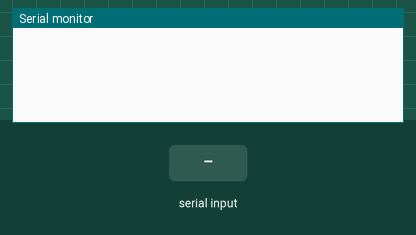
The sketch below on a simulated Arduino Uno, built with avr-gcc and run on an emulated ATmega328P. Shown: the last lines printed to the serial monitor. The test bench sets the inputs (shaded band). EEPROM starts erased.

Above: at 1.2 s.
1.3 s: "s90\n" received over Serial
At 2.0 s:
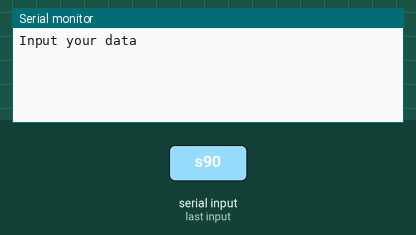
2.8 s: "z90\n" received over Serial
At 3.3 s:
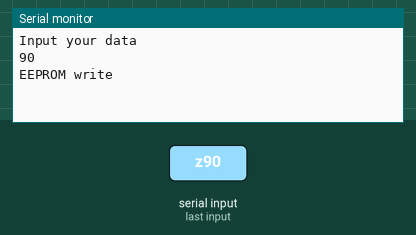
4.3 s: "d90\n" received over Serial
At 5.5 s:
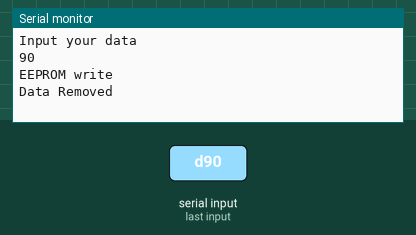

The sketch:

sketch_nov19a.ino
```cpp
#include <EEPROM.h>

int num_of_stored_data = 0; // number of data stored in data base array
int data_base[10][6] = {
  {255, 255, 255, 255, 255, 255},
  {255, 255, 255, 255, 255, 255},
  {255, 255, 255, 255, 255, 255},
  {255, 255, 255, 255, 255, 255},
  {255, 255, 255, 255, 255, 255},
  {255, 255, 255, 255, 255, 255},
  {255, 255, 255, 255, 255, 255},
  {255, 255, 255, 255, 255, 255},
  {255, 255, 255, 255, 255, 255},
  {255, 255, 255, 255, 255, 255},
};

void setup() {
  Serial.begin(9600);
  EEPROM_read();
}

void loop() {
  User_Input();
}
```

EEPROM_tasks.ino
```cpp
void EEPROM_write() {
  Serial.println("EEPROM write");
  EEPROM.write(100, num_of_stored_data);
  for (byte col = 0; col < 10; col++) {
    for (byte row = 0; row < 6; row++) {
      EEPROM.write(row + (col*6), data_base[col][row]);
    }
  }
}

void EEPROM_read() {
  num_of_stored_data = EEPROM.read(100);
  for (byte col = 0; col < 10; col++) {
    for (byte row = 0; row < 6; row++) {
      data_base[col][row] = EEPROM.read(row + (col * 6));
    }
  }
}
```

user_input.ino
```cpp
int user_send_data;
String data;

void User_Input() {
  if (Serial.available()) {
    user_send_data = Serial.read();
    if (user_send_data == 's') {    //s = start to getting input from user
      Serial.println("Input your data");
      while (user_send_data != 'e') {     //e = end the getting input from user
        if (Serial.available()) {
          user_send_data = Serial.read();
          if (user_send_data != 10 and user_send_data != 'e') {
            if (user_send_data == 'z') {
              Data_Enter_Data_Base(data);
              data = "";
            }
            else if (user_send_data == 'd') {   //d = delete current data set
              data = "";
              Serial.println("Data Removed");
            }
            else {
              data = data + char(user_send_data);
            }
          }
        }
      }
    }
    else if (user_send_data == 'r') {   //r = remove all the data from data base
      Data_Delete_Data_Base();
    }

    else if (user_send_data == 'p') {   //p = print data_set
      Print_data_base();
    }
  }
}

int int_data_set[8];
int Data_Enter_Data_Base(String data_set) {
  Serial.println(data_set);
  for (int i = 0; i < 8; i++) {
    int_data_set[i] = int(data_set[i]) - 48;
  }

  // write data on data_set 2D array
  data_base[num_of_stored_data][0] = (int_data_set[0] * 10) + int_data_set[1];
  data_base[num_of_stored_data][1] = (int_data_set[2] * 10) + int_data_set[3];
  data_base[num_of_stored_data][2] = int_data_set[4];
  data_base[num_of_stored_data][3] = int_data_set[5];
  data_base[num_of_stored_data][4] = int_data_set[6];
  data_base[num_of_stored_data][5] = int_data_set[7];

  if(num_of_stored_data < 10){
    num_of_stored_data = num_of_stored_data + 1;
  }
  else{
    num_of_stored_data = 0;
  }
  EEPROM_write();
}


void Data_Delete_Data_Base() {
  num_of_stored_data = 0;
  Serial.println("All data deleted");
  for (byte col = 0; col < 10; col++) {
    for (byte row = 0; row < 6; row++) {
      data_base[col][row] = 255;
    }
  }
  EEPROM_write();
}

void Print_data_base() {
  Serial.println(num_of_stored_data);
  for (byte col = 0; col < 10; col++) {
    for (byte row = 0; row < 6; row++) {
      Serial.print(data_base[col][row]);
      Serial.print(',');
    }
    Serial.println();
  }
}
```

Measured:
- after the input at 1.3 s, the serial monitor: prints a new line at once (image 1)
- after the input at 2.8 s, the serial monitor: prints a new line at once (image 2)
- after the input at 4.3 s, the serial monitor: prints a new line at once (image 3)
